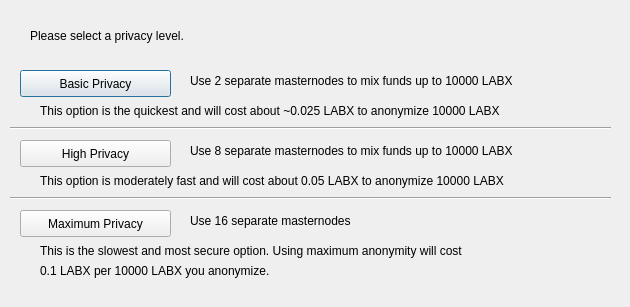
<?xml version="1.0" encoding="UTF-8"?>
<ui version="4.0">
 <class>ObfuscationConfig</class>
 <widget class="QDialog" name="ObfuscationConfig">
  <property name="geometry">
   <rect>
    <x>0</x>
    <y>0</y>
    <width>630</width>
    <height>307</height>
   </rect>
  </property>
  <property name="windowTitle">
   <string>Configure Obfuscation</string>
  </property>
  <widget class="QPushButton" name="buttonBasic">
   <property name="geometry">
    <rect>
     <x>20</x>
     <y>70</y>
     <width>151</width>
     <height>27</height>
    </rect>
   </property>
   <property name="text">
    <string>Basic Privacy</string>
   </property>
  </widget>
  <widget class="QPushButton" name="buttonHigh">
   <property name="geometry">
    <rect>
     <x>20</x>
     <y>140</y>
     <width>151</width>
     <height>27</height>
    </rect>
   </property>
   <property name="text">
    <string>High Privacy</string>
   </property>
  </widget>
  <widget class="QPushButton" name="buttonMax">
   <property name="geometry">
    <rect>
     <x>20</x>
     <y>210</y>
     <width>151</width>
     <height>27</height>
    </rect>
   </property>
   <property name="text">
    <string>Maximum Privacy</string>
   </property>
  </widget>
  <widget class="QLabel" name="label">
   <property name="geometry">
    <rect>
     <x>30</x>
     <y>20</y>
     <width>571</width>
     <height>31</height>
    </rect>
   </property>
   <property name="text">
    <string>Please select a privacy level.</string>
   </property>
  </widget>
  <widget class="QLabel" name="label_2">
   <property name="geometry">
    <rect>
     <x>190</x>
     <y>70</y>
     <width>421</width>
     <height>21</height>
    </rect>
   </property>
   <property name="text">
    <string>Use 2 separate masternodes to mix funds up to 10000 LABX</string>
   </property>
  </widget>
  <widget class="QLabel" name="label_3">
   <property name="geometry">
    <rect>
     <x>190</x>
     <y>140</y>
     <width>411</width>
     <height>21</height>
    </rect>
   </property>
   <property name="text">
    <string>Use 8 separate masternodes to mix funds up to 10000 LABX</string>
   </property>
  </widget>
  <widget class="QLabel" name="label_4">
   <property name="geometry">
    <rect>
     <x>190</x>
     <y>210</y>
     <width>421</width>
     <height>21</height>
    </rect>
   </property>
   <property name="text">
    <string>Use 16 separate masternodes</string>
   </property>
  </widget>
  <widget class="QLabel" name="label_6">
   <property name="geometry">
    <rect>
     <x>40</x>
     <y>100</y>
     <width>561</width>
     <height>21</height>
    </rect>
   </property>
   <property name="text">
    <string>This option is the quickest and will cost about ~0.025 LABX to anonymize 10000 LABX</string>
   </property>
  </widget>
  <widget class="QLabel" name="label_7">
   <property name="geometry">
    <rect>
     <x>40</x>
     <y>170</y>
     <width>561</width>
     <height>21</height>
    </rect>
   </property>
   <property name="text">
    <string>This option is moderately fast and will cost about 0.05 LABX to anonymize 10000 LABX</string>
   </property>
  </widget>
  <widget class="QLabel" name="label_8">
   <property name="geometry">
    <rect>
     <x>40</x>
     <y>240</y>
     <width>561</width>
     <height>21</height>
    </rect>
   </property>
   <property name="text">
    <string>This is the slowest and most secure option. Using maximum anonymity will cost</string>
   </property>
  </widget>
  <widget class="QLabel" name="label_9">
   <property name="geometry">
    <rect>
     <x>40</x>
     <y>260</y>
     <width>561</width>
     <height>21</height>
    </rect>
   </property>
   <property name="text">
    <string>0.1 LABX per 10000 LABX you anonymize.</string>
   </property>
  </widget>
  <widget class="Line" name="line">
   <property name="geometry">
    <rect>
     <x>10</x>
     <y>120</y>
     <width>601</width>
     <height>16</height>
    </rect>
   </property>
   <property name="orientation">
    <enum>Qt::Horizontal</enum>
   </property>
  </widget>
  <widget class="Line" name="line_2">
   <property name="geometry">
    <rect>
     <x>10</x>
     <y>190</y>
     <width>601</width>
     <height>16</height>
    </rect>
   </property>
   <property name="orientation">
    <enum>Qt::Horizontal</enum>
   </property>
  </widget>
 </widget>
 <resources/>
 <connections/>
</ui>
